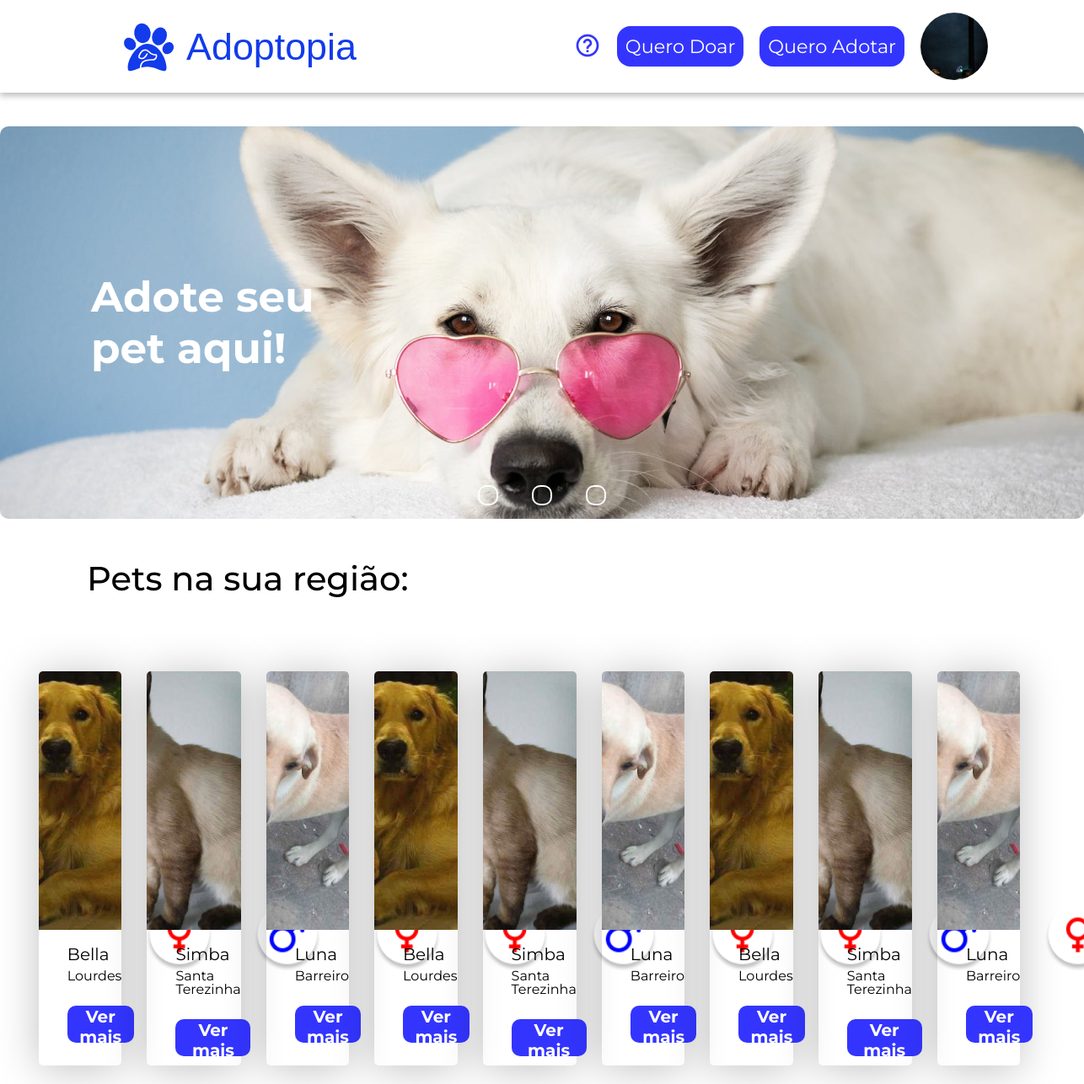
Screenshot of /index.php (signed in) with the database file from the repository.
### tables this page shows
CREATE TABLE `animais` (
  `id` int(11) NOT NULL,
  `nome` varchar(100) NOT NULL,
  `idade` int(11) NOT NULL,
  `tipo_animal` varchar(255) NOT NULL,
  `raca` varchar(50) NOT NULL,
  `cor` varchar(20) NOT NULL,
  `porte` varchar(20) NOT NULL,
  `sexo` char(1) NOT NULL,
  `vacinado` char(1) NOT NULL,
  `castrado` char(1) NOT NULL,
  `patologia` varchar(200) NOT NULL,
  `cidade` varchar(255) NOT NULL,
  `localizacao` text NOT NULL,
  `descricao` text NOT NULL,
  `data_cadastro` timestamp NOT NULL DEFAULT CURRENT_TIMESTAMP,
  `imagem` varchar(255) NOT NULL
);

### index.php (the view, shortened to what this page needs)
<?php
include("conexao.php");
?>
<!DOCTYPE html>
<html lang="pt-BR">
<?php include 'head.php' ?>
<link rel="stylesheet" href="https://cdn.jsdelivr.net/npm/swiper@10/swiper-bundle.min.css" />
<body>
    <?php include 'header.php' ?>
    <main class="main-index flex-column j-content align-itens">
        <?php include 'slides.php' ?>
        <section class="swiper mySwiper animais-regiao flex-column j-content">
            <h1 class="titulos-paginas">Pets na sua região:</h1>
            <div class="swiper-wrapper conteudo-principal-animais-regiao flex-row j-content">
                <?php
                $sql = "SELECT a.*
                FROM animais AS a
                INNER JOIN usuarios AS u ON a.cidade = u.cidade LIMIT 9";
                $stmt = $mysqli->prepare($sql);
                if ($stmt && isset($_SESSION['id'])) {
                    $stmt->execute();
                    $result = $stmt->get_result();
                    if ($result->num_rows > 0) {
                        while ($animal = $result->fetch_assoc()) {
                            ?>
                            <div class="swiper-slide post-animal flex-column">
                                <img src="<?php echo $animal['imagem'] ?>" alt="<?php echo $animal['nome'] ?>"
                                    class="post-animal-img">
                                <p class="post-animal-nome">
                                    <?php echo $animal['nome'] ?>
                                </p>
                                <p class="post-animal-descricao">
                                    <?php echo $animal['localizacao'] ?>
                                </p>
                                <img src="
                            <?php
                            if ($animal['sexo'] == 'M') {
                                echo "imgs/macho.png";
                            } else {
                                echo "imgs/femea.png";
                            }
                            ?>" alt="" class="post-animal-sexo">
                                <a href="quero-adotar.php">
                                    <button class="post-animal-button">Ver mais</button>
                                </a>
                            </div>
                            <?php
                        }
                    } else {
                        echo '<p>Nenhum animal disponível para adoção no momento.</p>';
                    }
                } else {
                    echo '<p>Por enquanto não existem pets na sua região.</p>';
                }
                ?>
            </div>
        </section>
    </main>
</body>
</html>

### css/styles.css (style rules this page uses)
:root { --color-defaultB: #000; --color-defaultW: #fff; --color-principal: #0003ff; --color-principal2: #3335ff; --color-principal3: #4162EF; --font-default: 'Montserrat', sans-serif; }
body { display: flex; flex-direction: column; min-height: 100vh; width: 100%; font-family: var(--font-default); }
.flex-column { display: flex; flex-direction: column; }
.flex-row { display: flex; flex-direction: row; }
.align-itens { align-items: center; }
.j-content { justify-content: center; }
.titulos-paginas { font-size: 2.5em; margin-bottom: 30px; font-weight: 500; }
.post-animal { position: relative; width: 334px; height: 468px; border-radius: 5px; box-shadow: 0px 4px 50px rgba(0, 0, 0, 0.25); }
.swiper-slide { max-width: 334px; min-height: 468px; margin-right: 30px; }
.swiper-slide .post-animal-img { border-radius: 5px 5px 0px 0px; height: 307px; object-fit: cover; width: 100%; }
.swiper-slide .post-animal-button { height: 44px; border: none; background-color: var(--color-principal2); color: var(--color-defaultW); font-size: 1.25em; font-weight: bold; border-radius: 10px; width: 80%; margin: 27px 0px 0px 34px; font-family: var(--font-default); cursor: pointer; transition: all 0.2s ease-out; }
.post-animal-nome { margin: 19px 0px 0px 34px; font-size: 1.25em; }
.post-animal-descricao { margin: 8px 0px 0px 34px; }
.post-animal-sexo { position: absolute; top: 277px; left: 127px; width: 80px; }
.post-animal-button { height: 44px; border: none; background-color: var(--color-principal2); color: var(--color-defaultW); font-size: 1.25em; font-weight: bold; border-radius: 10px; width: 80%; margin: 27px 0px 0px 34px; font-family: var(--font-default); cursor: pointer; transition: all 0.2s ease-out; }
.post-animal-img { border-radius: 5px 5px 0px 0px; height: 307px; object-fit: cover; }
main { margin-top: 120px; }
.animais-regiao { margin: 90px 180px; max-height: 600px; max-width: 1080px; gap: 40px; }
.swiper-wrapper { padding: 20px; margin-bottom: 20px; }

### rows the page displays
animais: imagem (picture), nome "Bella", localizacao "Lourdes"
animais: imagem (picture), nome "Simba", localizacao "Santa Terezinha"
animais: imagem (picture), nome "Luna", localizacao "Barreiro"
